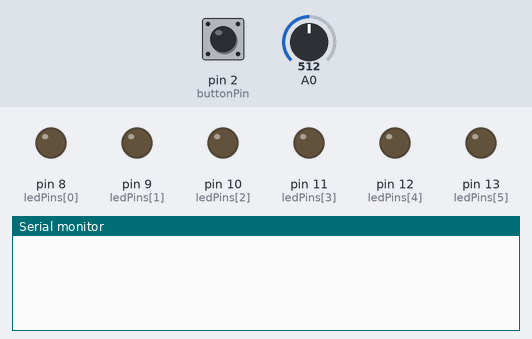
This sketch was run on a simulated Arduino Uno, built with avr-gcc and run on an emulated ATmega328P. Shown: output pins drawn as LEDs (lit = HIGH), the last lines printed to the serial monitor. Inputs (shaded band) come from the test bench; at power-on: pin 2 (buttonPin) LOW, A0 = 512.

Above: at 0.8 s.
0.9 s: pin 2 (buttonPin) pulsed HIGH 2 times (0.12 s each, 0.3 s apart)
At 2.1 s:
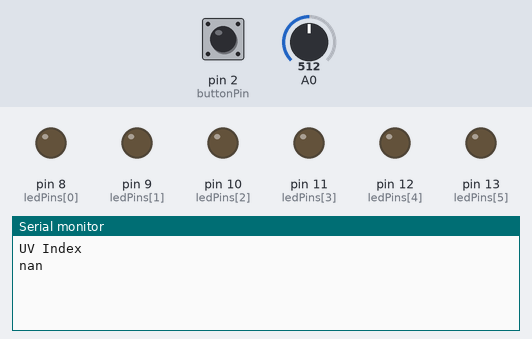
3.0 s: A0 set to 716
At 4.1 s:
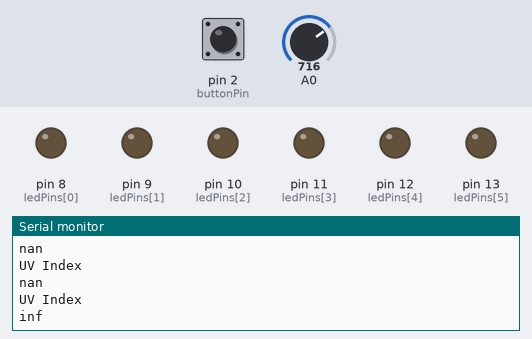

The sketch:

Systems.ino
```cpp
// (licence header left out)
int ledPins[6] = {8, 9, 10, 11, 12, 13};
float maxI = 2.00; // max intensity, measured from fluorescent bulb
float minI = 0; // min intensity
float calI = 0; // calibrated intensity
float maxUV = 6.00; // max UV, measured  from sun
float minUV = 0; // min UV
float calUV = 0; // calbrated UV
int MaxCal; //Setup Runs and will set theses numbers -- will be between 1023&0
int MinCal;
const int  buttonPin = 2; //The botton pin
const int numberOfReadings = 64;


void setup() {
  // initialize serial communication at 9600 bits per second:
  Serial.begin(9600);

  //Pins For LEDs
  for (int thisPin = 0; thisPin < 6; thisPin++) {
    pinMode(ledPins[thisPin], OUTPUT);
  }

//////////////////////////////////////////////////////////////////////////////////////////////////////////////////
 /* Calibration stage -runs once
  * Stage 1 runs when there is no UV light. Measures the voltage and determines that as MinCal.
  * While in this stage Blue LED is solid.
  *
  * Change to stage 2 by hitting the button. The blue LED flashes until that stage is complete.
  * Hitting the button exits the calibration stage.
  */

  int counter = 0;
  int buttonState = 0;
  int lastButtonState = 0;

  while (counter < 1){

    buttonState = digitalRead(buttonPin);
    digitalWrite(3, HIGH); //Blue LED

    MinCal = averageAnalogRead(A0);

    if (buttonState != lastButtonState) { //Check if button is pressed
    // if the state has changed, increment the counter
     if (buttonState == HIGH) {
      // if the current state is HIGH then the button
      counter++;
     }
    }

    // Delay a little bit to avoid bouncing
    delay(50);
    lastButtonState = buttonState;

  }

  digitalWrite(3,LOW);
  while (counter < 2){ //Second Stage

    buttonState = digitalRead(buttonPin);

    digitalWrite(3, HIGH); //Blue LED
    digitalWrite(4, HIGH); //Blue LED

    MaxCal = averageAnalogRead(A0);

    if (buttonState != lastButtonState) { //Check if button is pressed
    // if the state has changed, increment the counter
     if (buttonState == HIGH) {
      // if the current state is HIGH then the button
      counter++;
     }
   }

   delay(50);// Delay a little bit to avoid bouncing
   lastButtonState = buttonState;
  }

  digitalWrite(3, LOW);
  digitalWrite(4, LOW);

/////////////////////////////////////////Calibration ended -- setup ended/////////////////////////////////////////////
}


void loop() {
  // put your main code here, to run repeatedly:

  LEDoff(); //Used to turn all lights off

  /*************************************************************Used for debugging************************************************
  int sensorValue = averageAnalogRead(A0);//connect UV sensors to Analog 0
  Serial.print("MinCal: ");
  Serial.println(MinCal);
  Serial.print("MaxCal: ");
  Serial.println(MaxCal);
  Serial.print("Current Val: ");
  Serial.println(sensorValue);
  Serial.print("Current AVG Voltage: ");
  float voltage = sensorValue * (5.0 / 1023.0);
  Serial.println(voltage);

  sensorValue = analogRead(A0);
  // Convert the analog reading (which goes from 0 - 1023) to a voltage (0 - 5V):
  float voltage = sensorValue * (5.0 / 1023.0);
  // print out the value you read:
  Serial.print("Current instant Voltage: ");
  Serial.println(voltage);
 *************************************************************Used for debugging************************************************/


  float UV = calibrationUVIndex( MaxCal, MinCal, averageAnalogRead(A0));
  int u;
  u = (int) UV;


  UVledArray(UV);
  delay (1000);


}


//lights the UV array of LEDs
void UVledArray(int UVindex)
{
  if (UVindex <= 6){
    LightOn(2*UVindex);
  }
}


//Turns all the LED's off
void LEDoff(){
  for (int i = 0; i < 7 ; i++){ //turn on half as many LEDs
      digitalWrite(ledPins[i], LOW);
    }
}

//Uses 6 leds to return numbers up to 12. A solid means 2, blink means 1
void LightOn(int number){

  if (number % 2 == 0 && number < 14){ //if even
    number = number/2;

    for (int i = 0; i < number ; i++){ //turn on half as many LEDs
      digitalWrite(ledPins[i], HIGH);
    }
    //delay (5000);
  }

  else if(number < 14)
    { //if odd
    int j = 0;
    for (int i = 0; i < number/2 ; i++){ //turn on half as many LEDs
      digitalWrite(ledPins[i], HIGH);
      j++;
  }
    flash(ledPins[j], 5000); //flash the odd number for 5 seconds
  }
}

//Flashes a pinLED for x seconds
void flash(int PIN, int sec){

  unsigned long timer = millis(); //milliseconds
  while (millis() < timer +sec){ //FOr 5 seconds
    digitalWrite(PIN, HIGH);   // turn the LED on (HIGH is the voltage level)
    delay(100);              // wait for a second
    digitalWrite(PIN, LOW);    // turn the LED off by making the voltage LOW
    delay(100);
  }
}

// Will take 64 readings and give the average
int averageAnalogRead(int pinToRead)
{

  unsigned int runningValue = 0;

  for(int x = 0 ; x < numberOfReadings ; x++){
    runningValue = analogRead(pinToRead) + runningValue;
  }

  runningValue =  runningValue/numberOfReadings;
  return(runningValue);
}

//Takes in a max & min calibration voltage and returns the intensity (mW/cm^2)
float calibrationIntensity( float maxV, float minV, float currentV) {

  float calI;
  return calI = minI + (maxI - minI)*((currentV-minV)/(maxV-minV));
  //Serial.println ("Intensity (mW/cm^2)", calI);

 }

 //Takes in a max & min calibration voltage and returns the UV index (mW/cm^2) 1-6
float calibrationUVIndex(float maxV, float minV, float currentV) {
  float calUV ;
  Serial.println("UV Index");

  calUV = 6.00 * ((currentV - minV)/(maxV-minV));
  Serial.println(calUV);
  return calUV;
 }
```

Measured:
- after the input at 0.9 s, the serial monitor: prints a new line after 0.41 s (image 1)
- after the input at 3.0 s, the serial monitor: prints a new line after 0.34 s (image 2)
